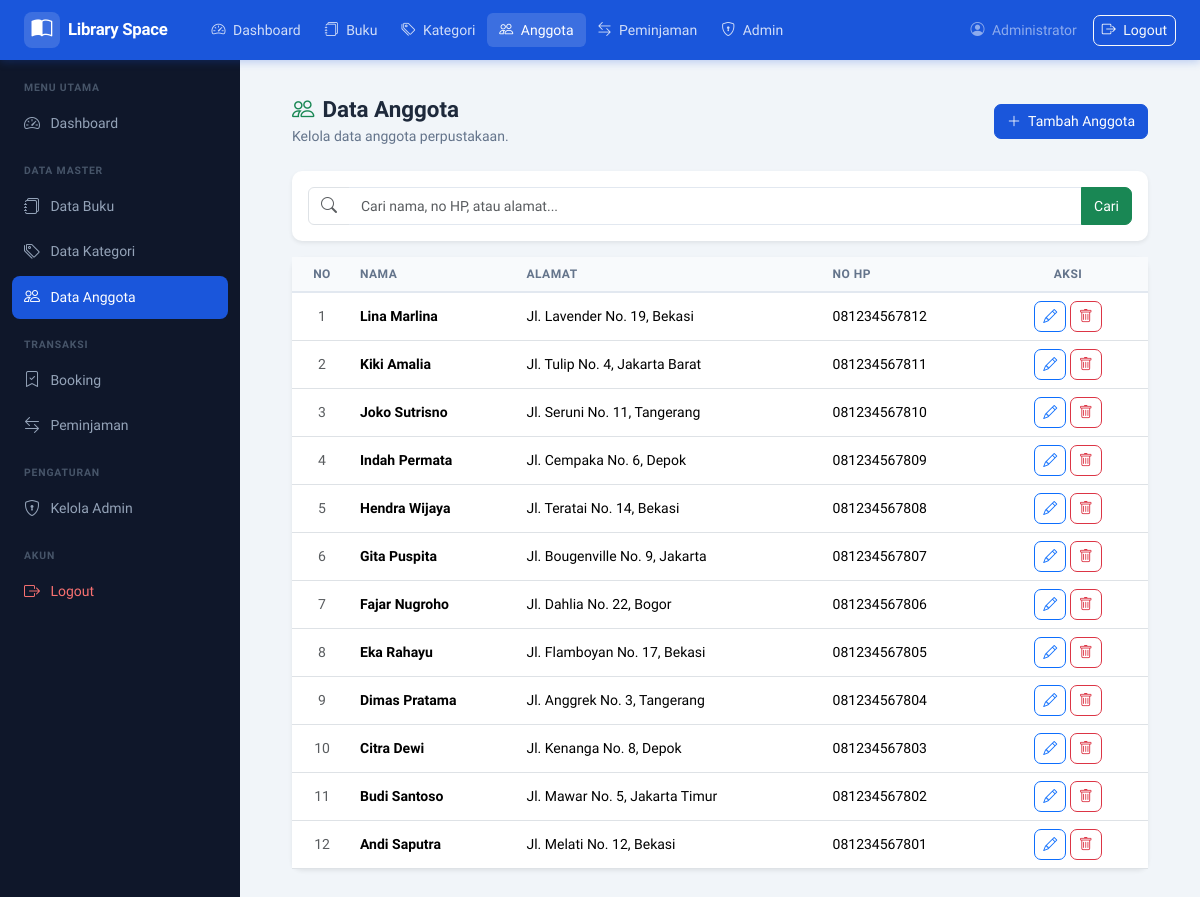
The page /pages/anggota/index.php (signed in) on the database its author committed.
### tables this page shows
CREATE TABLE anggota (
  id_anggota INT AUTO_INCREMENT PRIMARY KEY,
  nama       VARCHAR(100) NOT NULL,
  alamat     TEXT         NOT NULL,
  no_hp      VARCHAR(20)  NOT NULL UNIQUE,
  created_at TIMESTAMP DEFAULT CURRENT_TIMESTAMP
);

### pages/anggota/index.php (the view, shortened to what this page needs)
<?php
require_once __DIR__ . '/../../config/koneksi.php';
require_once __DIR__ . '/../../includes/header.php';
$search = trim($_GET['search'] ?? '');
$where = '';
$sql = "SELECT * FROM anggota $where ORDER BY id_anggota DESC";
$result = mysqli_query($koneksi, $sql);
?>
<div class="d-flex">
  <?php require_once __DIR__ . '/../../includes/sidebar.php'; ?>
  <div class="main-wrapper flex-grow-1">
    <?php require_once __DIR__ . '/../../includes/navbar.php'; ?>
    <div class="pt-2 px-4">
      <div class="page-header d-flex justify-content-between align-items-center mb-4">
        <div>
          <h1><i class="bi bi-people me-2 text-success"></i>Data Anggota</h1>
          <p>Kelola data anggota perpustakaan.</p>
        </div>
        <a href="tambah.php" class="btn btn-primary">
          <i class="bi bi-plus-lg me-1"></i> Tambah Anggota
        </a>
      </div>
      <div class="card shadow-sm border-0 mb-3">
        <div class="card-body py-3">
          <form method="GET" action="">
            <div class="input-group">
              <span class="input-group-text bg-white"><i class="bi bi-search text-muted"></i></span>
              <input type="text" name="search" class="form-control border-start-0"
                placeholder="Cari nama, no HP, atau alamat..."
                value="<?= htmlspecialchars($search) ?>">
              <button type="submit" class="btn btn-success">Cari</button>
            </div>
          </form>
        </div>
      </div>
      <div class="card shadow-sm border-0">
        <div class="card-body p-0">
          <div class="table-responsive">
            <table class="table table-hover align-middle mb-0">
              <thead class="table-light">
                <tr>
                  <th class="text-center" style="width: 60px;">No</th>
                  <th>Nama</th>
                  <th>Alamat</th>
                  <th>No HP</th>
                  <th class="text-center" style="width: 160px;">Aksi</th>
                </tr>
              </thead>
              <tbody>
<?php if ($result && mysqli_num_rows($result) > 0): ?>
                  <?php $no = 1; while ($row = mysqli_fetch_assoc($result)): ?>
                    <tr>
                      <td class="text-center text-muted"><?= $no++ ?></td>
                      <td class="fw-semibold"><?= htmlspecialchars($row['nama']) ?></td>
                      <td>
                        <div class="text-truncate" style="max-width: 360px;" title="<?= htmlspecialchars($row['alamat']) ?>">
                          <?= htmlspecialchars($row['alamat']) ?>
                        </div>
                      </td>
                      <td><?= htmlspecialchars($row['no_hp']) ?></td>
                      <td class="text-center">
                        <a href="edit.php?id=<?= (int)$row['id_anggota'] ?>" class="btn btn-sm btn-outline-primary" title="Edit">
                          <i class="bi bi-pencil"></i>
                        </a>
                        <button
                          onclick="konfirmasiHapus('hapus.php?id=<?= (int)$row['id_anggota'] ?>', '<?= htmlspecialchars($row['nama']) ?>')"
                          class="btn btn-sm btn-outline-danger"
                          title="Hapus">
                          <i class="bi bi-trash"></i>
                        </button>
                      </td>
                    </tr>
                  <?php endwhile; ?>
                <?php endif; ?>
              </tbody>
            </table>
          </div>
        </div>
      </div>
    </div>
  </div>
</div>
<?php require_once __DIR__ . '/../../includes/footer.php'; ?>

### assets/css/style.css (style rules this page uses)
:root { --primary: #1a56db; --primary-dark: #1343af; --primary-light: #e8effe; --sidebar-bg: #0f172a; --sidebar-w: 240px; --navbar-h: 60px; --text-main: #1e293b; --text-muted: #64748b; --border: #e2e8f0; --bg-page: #f1f5f9; --white: #ffffff; --success: #16a34a; --danger: #dc2626; --warning: #d97706; --radius: 10px; --shadow-sm: 0 1px 3px rgba(0,0,0,.08); --shadow-md: 0 4px 12px rgba(0,0,0,.10); }
*, *::before, *::after { box-sizing: border-box; }
body { font-family: 'Plus Jakarta Sans', sans-serif; background: var(--bg-page); color: var(--text-main); margin: 0; padding: 0; }
.main-wrapper { margin-left: var(--sidebar-w); margin-top: var(--navbar-h); min-height: calc(100vh - var(--navbar-h)); padding: 1.75rem; }
.page-header { margin-bottom: 1.5rem; }
.page-header h1 { font-size: 1.4rem; font-weight: 700; color: var(--text-main); margin: 0 0 .2rem; }
.page-header p { color: var(--text-muted); margin: 0; font-size: .875rem; }
.card { border: 1px solid var(--border); border-radius: var(--radius); box-shadow: var(--shadow-sm); }
.table { font-size: .875rem; margin: 0; }
.table thead th { background: #f8fafc; color: var(--text-muted); font-size: .75rem; font-weight: 600; text-transform: uppercase; letter-spacing: .04em; border-bottom: 2px solid var(--border); white-space: nowrap; }
.btn { font-size: .875rem; font-weight: 500; border-radius: 7px; }
.btn-primary { background: var(--primary); border-color: var(--primary); }
.form-control, .form-select { border-radius: 8px; border: 1px solid var(--border); font-size: .875rem; transition: border-color .2s, box-shadow .2s; }

### rows shown on the page
anggota: nama "Lina Marlina", alamat "Jl. Lavender No. 19, Bekasi", no_hp "081234567812"
anggota: nama "Kiki Amalia", alamat "Jl. Tulip No. 4, Jakarta Barat", no_hp "081234567811"
anggota: nama "Joko Sutrisno", alamat "Jl. Seruni No. 11, Tangerang", no_hp "081234567810"
anggota: nama "Indah Permata", alamat "Jl. Cempaka No. 6, Depok", no_hp "081234567809"
anggota: nama "Hendra Wijaya", alamat "Jl. Teratai No. 14, Bekasi", no_hp "081234567808"
anggota: nama "Gita Puspita", alamat "Jl. Bougenville No. 9, Jakarta", no_hp "081234567807"
anggota: nama "Fajar Nugroho", alamat "Jl. Dahlia No. 22, Bogor", no_hp "081234567806"
anggota: nama "Eka Rahayu", alamat "Jl. Flamboyan No. 17, Bekasi", no_hp "081234567805"
anggota: nama "Dimas Pratama", alamat "Jl. Anggrek No. 3, Tangerang", no_hp "081234567804"
anggota: nama "Citra Dewi", alamat "Jl. Kenanga No. 8, Depok", no_hp "081234567803"
anggota: nama "Budi Santoso", alamat "Jl. Mawar No. 5, Jakarta Timur", no_hp "081234567802"
anggota: nama "Andi Saputra", alamat "Jl. Melati No. 12, Bekasi", no_hp "081234567801"

### other values the page prints
$_SESSION['nama'] "Administrator"
